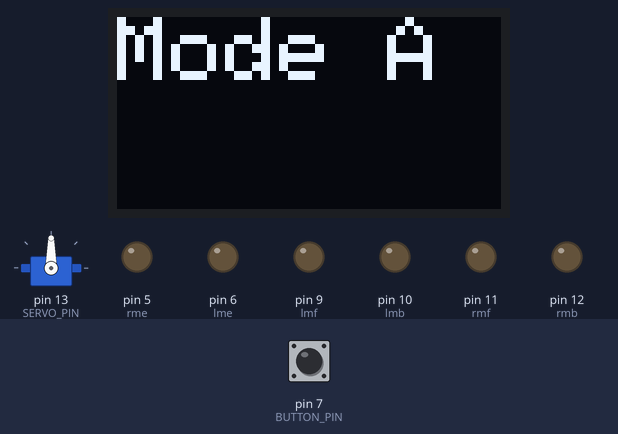
Bench run of a sketch on a simulated Arduino Uno, built with avr-gcc and run on an emulated ATmega328P. Shown: servo, 128×64 one-colour display, output pins drawn as LEDs (lit = HIGH). The inputs (shaded band) are chosen by the test bench; at power-on: pin 7 (BUTTON_PIN) HIGH. Random numbers use the default seed unless the sketch sets one; what the sketch prints to the serial monitor is not drawn.

Above: at 1.1 s.
At 2.2 s:
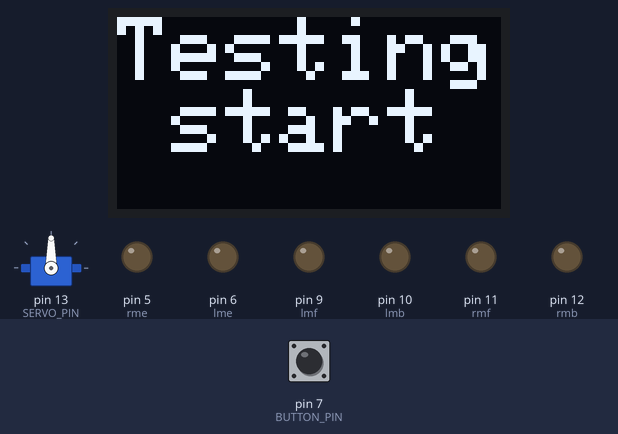
At 4.7 s:
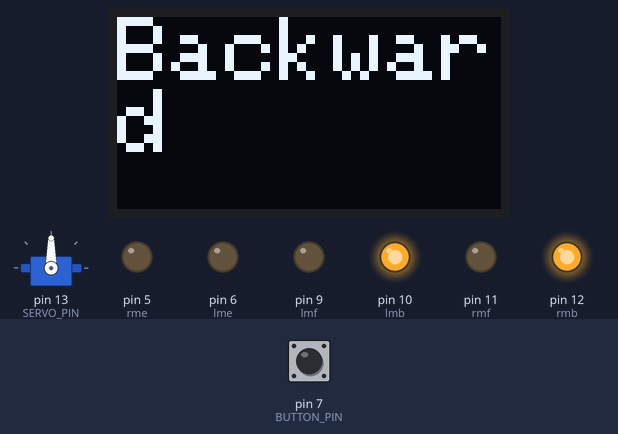
At 7.2 s:
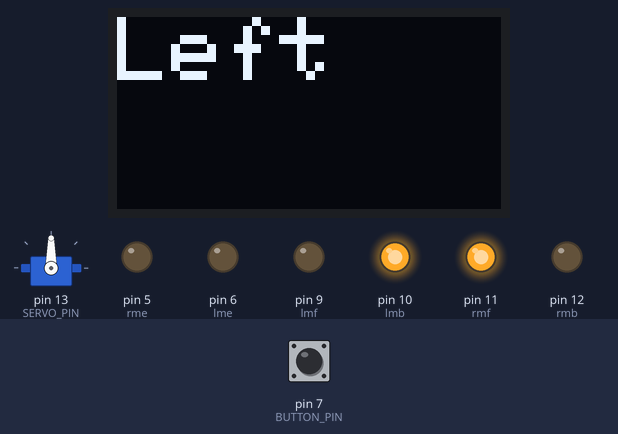
At 9.8 s:
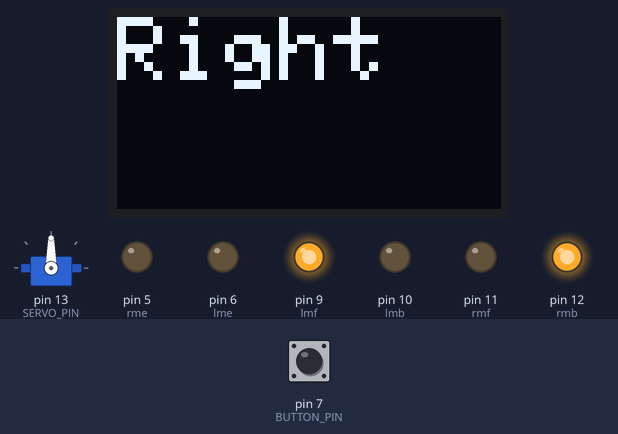
At 12.3 s:
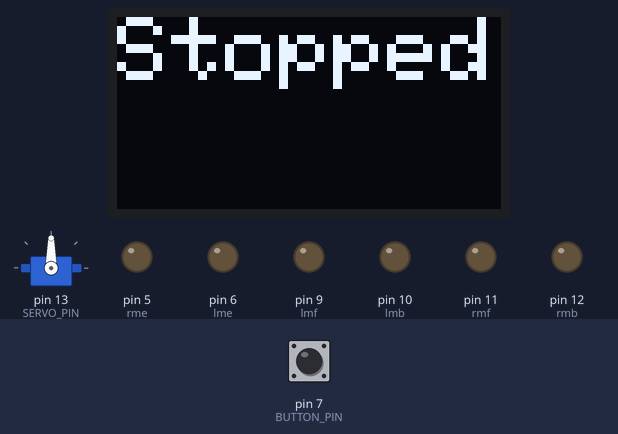
Timing chart, 0 to 40.0 s (numbered marks = the images above):
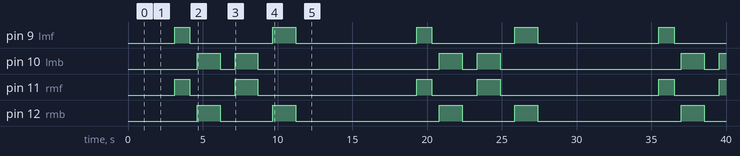

The sketch:

Project_1_Robot.ino
```cpp
/*
 # DemoRobot_V1
 * This is about a demonstrable DIY robot application project
 * All rights reserved under the R&D team Anka Robotics by Anka Technologies
 * Developers: Damithrafdo, Shanuka, Kalaynilavan, Medhavi
 * Under the supervision of Dr. Tharindu
 *
 * Development Board: Arduino Uno
 * Functions: Obstacle avoiding, line following...
 * Sensors: Ultrasonic sensor array, IR line follower array
 * Motors: 2 DC motors with motor driver
 *
 * Project Name: DemoRobot_V1
 * Version: 1.0
 * Date: 2025-06-16
 * Description:
 * This code is for a simple robot that can follow a line using an IR sensor array and avoid obstacles using an ultrasonic sensor array.
 * The robot can move forward, backward, turn left, and turn right based on the readings from the IR sensors.
 * The robot is controlled using an Arduino Uno board, which receives input from the sensors and sends signals to the motors.
 * The robot can be programmed to follow a line, avoid obstacles, and perform other tasks based on the sensor readings.
 * This code is a basic implementation of a line-following robot with obstacle avoidance capabilities.
 *
 * Diagram
 *          __________________________
 *         |                          |
 *         | Ultrasonic Sensor Array  |
 *         |__________________________|             _____________
 *                       |                         |             |
 *                       |-------------------------| Servo motor |
 *          __________________________    |        |_____________|
 *         |  (ir0,ir1,ir2,ir3,ir4)   |   |
 *         |  Line Follower IR Array  |   |
 *         |__________________________|   |
 *                       |                |
 *                       |-----------------
 *                 ______|______
 *                |             |
 *                | Arduino Uno |
 *                |_____________|
 *                       |
 *  __________     ______|______     ___________
 * |   (lm)   |   |             |   |   (rm)    |
 * |Left Motor|---| MotorDriver |---|Right Motor|
 * |__________|   |_____________|   |___________|
 *
 *
 * This code includes
 *
 */

//Add Libries here - #include<libry.h>
#include <NewPing.h>
#include <Servo.h>
#include <Wire.h>
#include <Adafruit_GFX.h>
#include <Adafruit_SSD1306.h>


//Add difines here - #define app A0
// Ultrasonic sensor pins
#define TRIG_PIN A1      // Main ultrasonic sensor
#define ECHO_PIN A2
#define TRIG_DOWN A0     // Downward ultrasonic sensor
#define ECHO_DOWN A3
#define MAX_DISTANCE 200

// Servo pin
#define SERVO_PIN 13

// OLED
#define SCREEN_WIDTH 128
#define SCREEN_HEIGHT 64
Adafruit_SSD1306 display(SCREEN_WIDTH, SCREEN_HEIGHT, &Wire, -1);

// Button
#define BUTTON_PIN 7

// IR
#define LEFT_SENSOR_PIN   2
#define CENTER_SENSOR_PIN 3
#define RIGHT_SENSOR_PIN  4

//Put variables here - int Val

const int rmb=12, rmf=11, lmb=10, lmf=9, rme= 5, lme=6; //motor signals, left/right motor back/forward
int THRESHOLD_DISTANCE = 30;// the distance (in cm) for obstacle detection
int modeCount = 0; // Variable to track the mode
bool lastState = HIGH;

NewPing sonar(TRIG_PIN, ECHO_PIN, MAX_DISTANCE);
NewPing downSonar(TRIG_DOWN, ECHO_DOWN, MAX_DISTANCE);
Servo myservo;
int distance = 100;
int downDistance = 100;

void setup() {
  // put your setup code here, to run once:
  pinMode(rmb, OUTPUT);
  pinMode(rmf, OUTPUT);
  pinMode(lmb, OUTPUT);
  pinMode(lmf, OUTPUT);
  pinMode(rme, OUTPUT);
  pinMode(lme, OUTPUT);
  pinMode(LEFT_SENSOR_PIN, INPUT);
  pinMode(CENTER_SENSOR_PIN, INPUT);
  pinMode(RIGHT_SENSOR_PIN, INPUT);

  // Ultrasonic Sensor
  pinMode(TRIG_PIN, OUTPUT);
  pinMode(ECHO_PIN, INPUT);
  pinMode(TRIG_DOWN, OUTPUT);
  pinMode(ECHO_DOWN, INPUT);
  // Servo setup
  myservo.attach(SERVO_PIN);
  myservo.write(90);  // Center
  delay(1000);

  randomSeed(analogRead(0));

  // OLED setup
  if (!display.begin(SSD1306_SWITCHCAPVCC, 0x3C)) {
    for (;;); // Don't proceed, loop forever
  }
  display.clearDisplay();
  display.setTextSize(3);
  display.setTextColor(SSD1306_WHITE);
  display.display();

  // pushbutton setup
  pinMode(BUTTON_PIN, INPUT_PULLUP);

  Serial.begin(9600);
}

void loop() {
  bool currentState = digitalRead(BUTTON_PIN);

  if (lastState == LOW && currentState == HIGH) {
    modeCount = (modeCount + 1) % 4; // Cycle through 0, 1, 2
    Serial.print("Mode changed to: ");
    Serial.println(modeCount);
  }

  lastState = currentState;

  switch (modeCount) {
    case 0:
      ModeA();
      Serial.println("A");
      break;
    case 1:
      ModeB();
      Serial.println("B");
      break;
    case 2:
      ModeC();
      Serial.println("C");
      break;
    case 3:
      ModeD();
      Serial.println("D");
      break;
    default:
      break;
  }
}


//Add functions here -
/*func(_){
 *  if(_){
 *  }
 *  else{
 *  }
 *  retern;
 * }
 */
// Display function for OLED
void showOnOLED(const char* msg) {
  display.clearDisplay();
  display.setCursor(0, 0);
  display.println(msg);
  display.display();
}
// Reads front distance
int readDistance() {
  delay(50);
  int cm = sonar.ping_cm();
  if (cm == 0) cm = 250;
  return cm;
}

// Reads downward distance
int readDownDistance() {
  delay(50);
  int cm = downSonar.ping_cm();
  if (cm == 0) cm = 250;
  return cm;
}

// Analyze path using servo + main ultrasonic
void analyzeFreePath() {
  myservo.write(0);
  int distanceRight = lookRight();
  delay(500);
  int distanceLeft = lookLeft();
  delay(500);

  if (distanceRight >= distanceLeft) {
    turnRight();
  } else {
    turnLeft();
  }
  myservo.write(0);
}

int lookRight() {
  myservo.write(90);
  delay(200);

  myservo.write(0);
  delay(200);

  int d = readDistance();
  delay(100);

  myservo.write(90);
  delay(200);

  return d;
}


int lookLeft() {
  myservo.write(90);
  delay(200);

  myservo.write(180);
  delay(200);

  int d = readDistance();
  delay(100);

  myservo.write(90);
  delay(200);

  return d;
}


//-- Mode functions for different behaviors

// Mode A: Sample testing-----------------------------------------------------------------------------------
// This mode is for testing the robot's movements and functionality
void ModeA(){
  //Sample testing
  showOnOLED("Mode A");
  delay(1000);
  // Show initial message
  display.clearDisplay();
  showOnOLED("Testing start");
  delay(1000);
  // Test movements
  moveForward();
  showOnOLED("Forward");
  delay(1000);
  stopMotors();
  delay(500);
  moveBackward();
  showOnOLED("Backward");
  delay(1500);
  stopMotors();
  delay(1000);
  turnLeft();
  showOnOLED("Left");
  delay(1500);
  stopMotors();
  delay(1000);
  turnRight();
  showOnOLED("Right");
  delay(1500);
  stopMotors();
  delay(1000);
  stopMotors();
  showOnOLED("Stopped");
  delay(5000);
}

// Mode B: Obstacle avoidance-------------------------------------------------------------------------------
// This mode is for obstacle avoidance using a single ultrasonic sensor
// The robot will move forward if no obstacles are detected, otherwise it will back up and turn
void ModeB() {
  // Obstacle avoidance
  showOnOLED("Mode B");

  float distance = readDistance();
  if (distance < THRESHOLD_DISTANCE) {
    stopMotors();
    delay(500);
    moveBackward();
    delay(100);
    bool turn_Right = random(0, 2);
    if (turn_Right) {
      turnRight();
    } else {
      turnLeft();
    }
    delay(400);
  } else {
    moveForward();
  }
}

 // Mode C: Obstacle avoidance with two sensors---------------------------------------------------------------
// This mode is for obstacle avoidance using two ultrasonic sensors
// The robot will move forward if no obstacles are detected, otherwise it will back up and turn
void ModeC(){
  //Obstacle avoidance with two sensors
  showOnOLED("Mode C");
  float distance1 = readDownDistance();
  float distance = readDistance();
  if (distance < THRESHOLD_DISTANCE || distance1 < THRESHOLD_DISTANCE ) {
    stopMotors();
    delay(500);
    moveBackward();
    delay(100);
    bool turn_Right = random(0, 2);
    if (turn_Right) {
      turnRight();
    } else {
      turnLeft();
    }
    delay(400);
  } else {
    moveForward();
  }
}

// Mode D: Line following-----------------------------------------------------------------------------------
// This mode is for line following using IR sensors
// The robot will follow a line based on the readings from the IR sensors
void ModeD(){
  //Line following
  showOnOLED("Mode D");
  int leftSensor = digitalRead(LEFT_SENSOR_PIN);
  int centerSensor = digitalRead(CENTER_SENSOR_PIN);
  int rightSensor = digitalRead(RIGHT_SENSOR_PIN);

  if (leftSensor == HIGH && centerSensor == LOW && rightSensor == HIGH) {
        // On line, go forward
        moveForward();
  } else if (leftSensor == LOW && centerSensor == LOW && rightSensor == HIGH) {
        // Line detected on left, turn left
        turnLeft();
  } else if (leftSensor == LOW && centerSensor == HIGH && rightSensor == HIGH) {
        // Line detected on left, turn left
        turnLeft();
  } else if (leftSensor == HIGH && centerSensor == LOW && rightSensor == LOW) {
        // Line detected on right, turn right
        turnRight();
  } else if (leftSensor == HIGH && centerSensor == HIGH && rightSensor == LOW) {
        // Line detected on right, turn right
        turnRight();
  } else if (leftSensor == LOW && centerSensor == LOW && rightSensor == LOW) {
        // Line detected on right, turn right
        turnLeft();
        delay(400);
  } else {
        // No line detected, stop
        stopMotors();
  }
}

// Function to move the robot forward, backward, turn left, turn right, and stop motors
// These functions control the motors based on the robot's movement requirements
void moveForward() {
    digitalWrite(lmf, HIGH);
    digitalWrite(lmb, LOW);
    digitalWrite(rmf, HIGH);
    digitalWrite(rmb, LOW);
}

void moveBackward() {
    digitalWrite(lmf, LOW);
    digitalWrite(lmb, HIGH);
    digitalWrite(rmf, LOW);
    digitalWrite(rmb, HIGH);
}

void turnLeft() {
    digitalWrite(lmf, LOW);
    digitalWrite(lmb, HIGH);
    digitalWrite(rmf, HIGH);
    digitalWrite(rmb, LOW);
}

void turnRight() {
    digitalWrite(lmf, HIGH);
    digitalWrite(lmb, LOW);
    digitalWrite(rmf, LOW);
    digitalWrite(rmb, HIGH);
}

void stopMotors() {
    digitalWrite(lmf, LOW);
    digitalWrite(lmb, LOW);
    digitalWrite(rmf, LOW);
    digitalWrite(rmb, LOW);
}
```

Measured:
- by itself, pin 9 (lmf): repeats every 16.2 s: LOW 5.6 s, HIGH 1.5 s, LOW 8.1 s, HIGH 1.0 s
- by itself, pin 10 (lmb): repeats every 16.2 s: LOW 1.0 s, HIGH 1.5 s, LOW 12.1 s, HIGH 1.5 s
- by itself, pin 11 (rmf): repeats every 16.2 s: LOW 3.0 s, HIGH 1.5 s, LOW 10.6 s, HIGH 1.0 s
- by itself, pin 12 (rmb): repeats every 16.2 s: LOW 3.5 s, HIGH 1.5 s, LOW 9.6 s, HIGH 1.5 s
- what the display in image 0 shows lasts 1.0 s, from 1.1 s to 2.1 s
- what the display in image 2 shows lasts 2.5 s, from 4.7 s to 7.2 s
